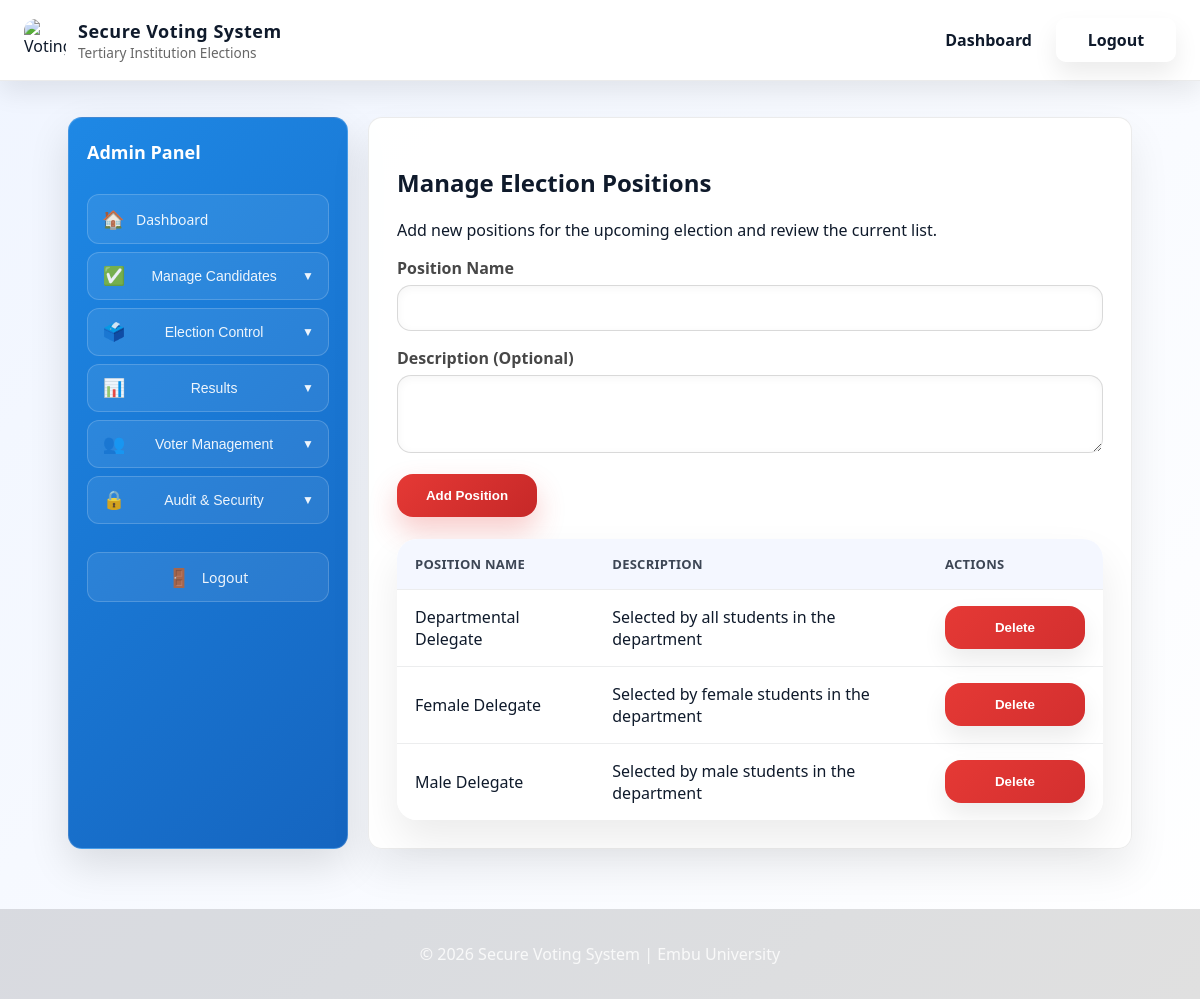
Page /frontend/add_position.php (signed in) on the committed database.
### tables this page shows
CREATE TABLE positions (
    position_id INT PRIMARY KEY AUTO_INCREMENT,
    position_name VARCHAR(100) UNIQUE NOT NULL,
    description TEXT,
    created_at TIMESTAMP DEFAULT CURRENT_TIMESTAMP
);

### frontend/add_position.php (the view, shortened to what this page needs)
<?php
include '../backend/db.php';
$positions = [];
$res = $conn->query('SELECT position_id, position_name, description FROM positions ORDER BY position_name');
if ($res === false) {
    if (str_contains($conn->error, "doesn't exist")) {
        $positionsError = 'Database table `positions` does not exist. Please run the schema setup script or create the table manually.';
    } else {
        $positionsError = 'Unable to load positions: ' . htmlspecialchars($conn->error);
    }
} else {
    while ($row = $res->fetch_assoc()) {
        $positions[] = $row;
    }
}
?>
<?php include '../includes/header.php'; ?>
<div class="dashboard">
  <?php include '../includes/sidebar_admin.php'; ?>
  <section class="panel">
    <h2>Manage Election Positions</h2>
    <p>Add new positions for the upcoming election and review the current list.</p>
    <form action="/voting_system/backend/add_position.php" method="post">
      <div class="form-group">
        <label for="position_name">Position Name</label>
        <input id="position_name" class="form-control" type="text" name="position_name" required>
      </div>
      <div class="form-group">
        <label for="description">Description (Optional)</label>
        <textarea id="description" class="form-control" name="description" rows="3"></textarea>
      </div>
      <button class="button button-primary" type="submit">Add Position</button>
    </form>
    <?php if (!empty($positions)): ?>
      <table class="data-table" style="margin-top: 22px;">
        <thead>
          <tr>
            <th>Position Name</th>
            <th>Description</th>
            <th>Actions</th>
          </tr>
        </thead>
        <tbody>
          <?php foreach ($positions as $position): ?>
            <tr>
              <td><?= htmlspecialchars($position['position_name']) ?></td>
              <td><?= htmlspecialchars($position['description'] ?? '') ?></td>
              <td>
                <form action="/voting_system/backend/delete_position.php" method="post" style="display:inline;">
                  <button class="button button-danger" type="submit" onclick="return confirm('Delete this position and all related candidates/votes?');">Delete</button>
                </form>
              </td>
            </tr>
          <?php endforeach; ?>
        </tbody>
      </table>
    <?php endif; ?>
  </section>
</div>
<?php include '../includes/footer.php'; ?>

### assets/css/style.css (style rules this page uses)
* { box-sizing: border-box; }
html, body { height: 100%; }
body { margin: 0; font-family: var(--font); color: var(--text); background: var(--bg); background-attachment: fixed; min-height: 100vh; display: flex; flex-direction: column; }
.dashboard { display: grid; grid-template-columns: 280px 1fr; gap: 20px; max-width: 1100px; margin: 36px auto 60px; padding: 0 18px; width: 100%; }
.dashboard .panel { background: var(--card); border-radius: var(--radius); box-shadow: var(--shadow); padding: 28px; border: 1px solid rgba(0, 0, 0, 0.08); opacity: 0; transform: translateY(18px); animation: fadeUp 0.55s ease forwards; }
.form-group { margin-bottom: 16px; }
.form-group label { display: block; font-weight: 600; margin-bottom: 6px; color: rgba(0, 0, 0, 0.72); }
.form-control { width: 100%; padding: 14px 16px; border: 1px solid rgba(0, 0, 0, 0.15); border-radius: 14px; font-size: 14px; background: rgba(255, 255, 255, 0.95); transition: border-color 120ms ease, box-shadow 120ms ease; box-shadow: inset 0 2px 10px rgba(0, 0, 0, 0.04); }
.button { display: inline-flex; align-items: center; justify-content: center; gap: 10px; padding: 14px 20px; border-radius: 16px; border: none; cursor: pointer; font-weight: 700; transition: transform 140ms ease, filter 140ms ease, box-shadow 140ms ease; width: auto; min-width: 140px; box-sizing: border-box; background: transparent; color: #fff; box-shadow: 0 12px 24px rgba(0, 0, 0, 0.08); }
.button-primary { background: linear-gradient(135deg, var(--primary), var(--primary-dark)); color: #fff; box-shadow: 0 14px 28px rgba(229, 57, 53, 0.26); }
.button-danger { background: linear-gradient(135deg, #e53935, #d32f2f); color: #fff; }
.data-table { width: 100%; border-collapse: collapse; margin-top: 18px; background: rgba(255, 255, 255, 0.96); border-radius: 20px; overflow: hidden; box-shadow: 0 20px 40px rgba(0, 0, 0, 0.08); }
.data-table th, .data-table td { padding: 16px 18px; text-align: left; border-bottom: 1px solid rgba(15, 26, 43, 0.08); }
.data-table th { background: rgba(244, 247, 255, 0.95); color: rgba(15, 26, 43, 0.8); font-size: 13px; letter-spacing: 0.02em; text-transform: uppercase; }
.data-table tbody tr:last-child td { border-bottom: none; }
.hero, .hero-content, .hero-copy, .hero-illustration, .feature-card, .election-card, .candidate-card, .data-table, .profile-card, .result-row { opacity: 0; transform: translateY(24px); animation: fadeUp 0.75s ease forwards; }
.data-table { animation-delay: 0.20s; }
.button-primary { animation: pulseGlow 3.2s ease-in-out infinite; }

### rows in the picture
positions: position_name "Departmental Delegate", description "Selected by all students in the department"
positions: position_name "Female Delegate", description "Selected by female students in the department"
positions: position_name "Male Delegate", description "Selected by male students in the department"
